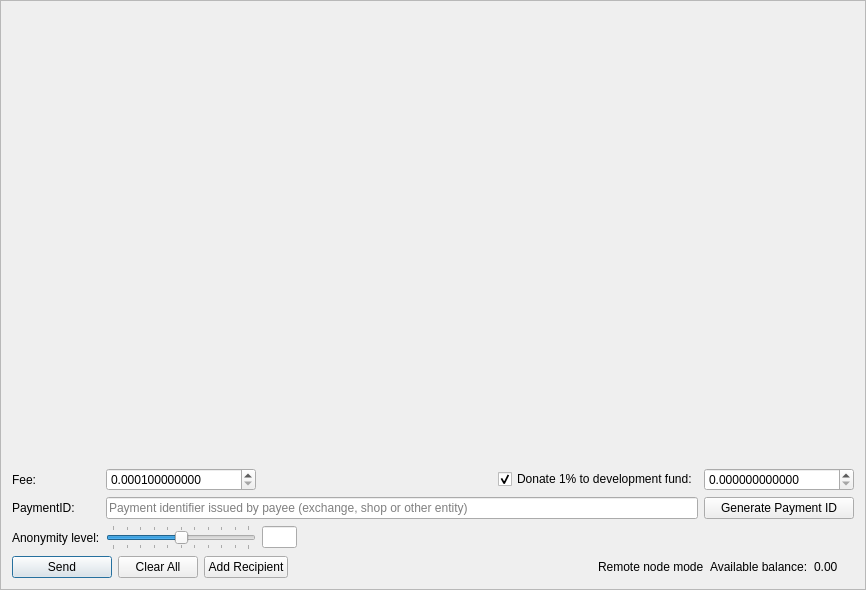
<?xml version="1.0" encoding="UTF-8"?>
<ui version="4.0">
 <class>SendFrame</class>
 <widget class="QFrame" name="SendFrame">
  <property name="geometry">
   <rect>
    <x>0</x>
    <y>0</y>
    <width>866</width>
    <height>590</height>
   </rect>
  </property>
  <property name="windowTitle">
   <string>Frame</string>
  </property>
  <property name="frameShape">
   <enum>QFrame::StyledPanel</enum>
  </property>
  <property name="frameShadow">
   <enum>QFrame::Raised</enum>
  </property>
  <layout class="QVBoxLayout" name="m_send_frame_main_layout">
   <item>
    <widget class="QScrollArea" name="m_transfersScrollarea">
     <property name="frameShape">
      <enum>QFrame::NoFrame</enum>
     </property>
     <property name="widgetResizable">
      <bool>true</bool>
     </property>
     <widget class="QWidget" name="scrollAreaWidgetContents">
      <property name="geometry">
       <rect>
        <x>0</x>
        <y>0</y>
        <width>846</width>
        <height>439</height>
       </rect>
      </property>
      <layout class="QVBoxLayout" name="m_send_frame_layout">
       <property name="leftMargin">
        <number>0</number>
       </property>
       <property name="topMargin">
        <number>0</number>
       </property>
       <property name="rightMargin">
        <number>0</number>
       </property>
       <property name="bottomMargin">
        <number>0</number>
       </property>
       <item>
        <spacer name="verticalSpacer">
         <property name="orientation">
          <enum>Qt::Vertical</enum>
         </property>
         <property name="sizeHint" stdset="0">
          <size>
           <width>20</width>
           <height>445</height>
          </size>
         </property>
        </spacer>
       </item>
      </layout>
     </widget>
    </widget>
   </item>
   <item>
    <layout class="QGridLayout" name="gridLayout">
     <property name="topMargin">
      <number>5</number>
     </property>
     <item row="5" column="1">
      <widget class="QSlider" name="m_mixinSlider">
       <property name="maximumSize">
        <size>
         <width>150</width>
         <height>16777215</height>
        </size>
       </property>
       <property name="baseSize">
        <size>
         <width>200</width>
         <height>0</height>
        </size>
       </property>
       <property name="maximum">
        <number>10</number>
       </property>
       <property name="pageStep">
        <number>1</number>
       </property>
       <property name="value">
        <number>1</number>
       </property>
       <property name="sliderPosition">
        <number>5</number>
       </property>
       <property name="tracking">
        <bool>false</bool>
       </property>
       <property name="orientation">
        <enum>Qt::Horizontal</enum>
       </property>
       <property name="tickPosition">
        <enum>QSlider::TicksBothSides</enum>
       </property>
       <property name="tickInterval">
        <number>1</number>
       </property>
      </widget>
     </item>
     <item row="5" column="0">
      <widget class="QLabel" name="label_2">
       <property name="text">
        <string>Anonymity level:</string>
       </property>
      </widget>
     </item>
     <item row="1" column="3">
      <widget class="QCheckBox" name="donateCheckBox">
       <property name="text">
        <string>Donate 1% to development fund:</string>
       </property>
       <property name="checked">
        <bool>true</bool>
       </property>
      </widget>
     </item>
     <item row="1" column="0">
      <widget class="QLabel" name="label">
       <property name="text">
        <string>Fee:</string>
       </property>
      </widget>
     </item>
     <item row="3" column="0">
      <widget class="QLabel" name="label_6">
       <property name="text">
        <string>PaymentID:</string>
       </property>
      </widget>
     </item>
     <item row="5" column="2">
      <widget class="QLineEdit" name="m_mixinEdit">
       <property name="minimumSize">
        <size>
         <width>35</width>
         <height>0</height>
        </size>
       </property>
       <property name="maximumSize">
        <size>
         <width>30</width>
         <height>16777215</height>
        </size>
       </property>
       <property name="text">
        <string notr="true"/>
       </property>
       <property name="maxLength">
        <number>5</number>
       </property>
       <property name="alignment">
        <set>Qt::AlignCenter</set>
       </property>
       <property name="readOnly">
        <bool>true</bool>
       </property>
      </widget>
     </item>
     <item row="3" column="1" colspan="3">
      <widget class="QLineEdit" name="m_paymentIdEdit">
       <property name="maxLength">
        <number>64</number>
       </property>
       <property name="placeholderText">
        <string>Payment identifier issued by payee (exchange, shop or other entity)</string>
       </property>
      </widget>
     </item>
     <item row="1" column="1">
      <widget class="QDoubleSpinBox" name="m_feeSpin">
       <property name="minimumSize">
        <size>
         <width>150</width>
         <height>0</height>
        </size>
       </property>
       <property name="baseSize">
        <size>
         <width>150</width>
         <height>0</height>
        </size>
       </property>
       <property name="cursor">
        <cursorShape>IBeamCursor</cursorShape>
       </property>
       <property name="locale">
        <locale language="English" country="UnitedStates"/>
       </property>
       <property name="suffix">
        <string/>
       </property>
       <property name="decimals">
        <number>12</number>
       </property>
       <property name="minimum">
        <double>0.000100000000000</double>
       </property>
       <property name="maximum">
        <double>999999999999999.000000000000000</double>
       </property>
       <property name="singleStep">
        <double>0.000100000000000</double>
       </property>
       <property name="value">
        <double>0.000100000000000</double>
       </property>
      </widget>
     </item>
     <item row="3" column="4">
      <widget class="QPushButton" name="m_generatePaymentIdButton">
       <property name="sizePolicy">
        <sizepolicy hsizetype="Preferred" vsizetype="Fixed">
         <horstretch>0</horstretch>
         <verstretch>0</verstretch>
        </sizepolicy>
       </property>
       <property name="maximumSize">
        <size>
         <width>200</width>
         <height>16777215</height>
        </size>
       </property>
       <property name="text">
        <string>Generate Payment ID</string>
       </property>
      </widget>
     </item>
     <item row="1" column="4">
      <widget class="QDoubleSpinBox" name="m_donateSpin">
       <property name="minimumSize">
        <size>
         <width>150</width>
         <height>0</height>
        </size>
       </property>
       <property name="maximumSize">
        <size>
         <width>16777215</width>
         <height>16777215</height>
        </size>
       </property>
       <property name="baseSize">
        <size>
         <width>150</width>
         <height>0</height>
        </size>
       </property>
       <property name="cursor">
        <cursorShape>IBeamCursor</cursorShape>
       </property>
       <property name="locale">
        <locale language="English" country="UnitedStates"/>
       </property>
       <property name="decimals">
        <number>12</number>
       </property>
       <property name="maximum">
        <double>999999999999999.000000000000000</double>
       </property>
       <property name="singleStep">
        <double>0.100000000000000</double>
       </property>
      </widget>
     </item>
     <item row="1" column="2">
      <spacer name="horizontalSpacer">
       <property name="orientation">
        <enum>Qt::Horizontal</enum>
       </property>
       <property name="sizeType">
        <enum>QSizePolicy::Expanding</enum>
       </property>
       <property name="sizeHint" stdset="0">
        <size>
         <width>100</width>
         <height>20</height>
        </size>
       </property>
      </spacer>
     </item>
    </layout>
   </item>
   <item>
    <layout class="QHBoxLayout" name="horizontalLayout">
     <item>
      <widget class="QPushButton" name="m_sendButton">
       <property name="minimumSize">
        <size>
         <width>100</width>
         <height>0</height>
        </size>
       </property>
       <property name="text">
        <string>Send</string>
       </property>
       <property name="icon">
        <iconset resource="../../resources.qrc">
         <normaloff>:/icons/btn-send</normaloff>:/icons/btn-send</iconset>
       </property>
       <property name="default">
        <bool>true</bool>
       </property>
      </widget>
     </item>
     <item>
      <widget class="QPushButton" name="m_clearAllButton">
       <property name="text">
        <string>Clear All</string>
       </property>
       <property name="icon">
        <iconset resource="../../resources.qrc">
         <normaloff>:/icons/remove</normaloff>:/icons/remove</iconset>
       </property>
      </widget>
     </item>
     <item>
      <widget class="QPushButton" name="m_addRecipientButton">
       <property name="text">
        <string>Add Recipient</string>
       </property>
       <property name="icon">
        <iconset resource="../../resources.qrc">
         <normaloff>:/icons/add_recepient</normaloff>:/icons/add_recepient</iconset>
       </property>
      </widget>
     </item>
     <item>
      <spacer name="horizontalSpacer_2">
       <property name="orientation">
        <enum>Qt::Horizontal</enum>
       </property>
       <property name="sizeHint" stdset="0">
        <size>
         <width>40</width>
         <height>20</height>
        </size>
       </property>
      </spacer>
     </item>
     <item>
      <widget class="QLabel" name="m_remote_label">
       <property name="font">
        <font>
         <weight>50</weight>
         <bold>false</bold>
        </font>
       </property>
       <property name="toolTip">
        <string>Wallet is connected through remote node. Additional 0.25% fee will be applied.</string>
       </property>
       <property name="text">
        <string>Remote node mode</string>
       </property>
      </widget>
     </item>
     <item>
      <widget class="QLabel" name="label_4">
       <property name="text">
        <string>Available balance:</string>
       </property>
      </widget>
     </item>
     <item>
      <widget class="QLabel" name="m_balanceLabel">
       <property name="text">
        <string notr="true">0.00 </string>
       </property>
      </widget>
     </item>
     <item>
      <widget class="QLabel" name="m_tickerLabel">
       <property name="text">
        <string notr="true"/>
       </property>
      </widget>
     </item>
    </layout>
   </item>
  </layout>
 </widget>
 <tabstops>
  <tabstop>m_feeSpin</tabstop>
  <tabstop>donateCheckBox</tabstop>
  <tabstop>m_donateSpin</tabstop>
  <tabstop>m_paymentIdEdit</tabstop>
  <tabstop>m_mixinSlider</tabstop>
  <tabstop>m_mixinEdit</tabstop>
  <tabstop>m_sendButton</tabstop>
  <tabstop>m_clearAllButton</tabstop>
  <tabstop>m_addRecipientButton</tabstop>
  <tabstop>m_transfersScrollarea</tabstop>
 </tabstops>
 <resources>
  <include location="../../resources.qrc"/>
 </resources>
 <connections>
  <connection>
   <sender>m_addRecipientButton</sender>
   <signal>clicked()</signal>
   <receiver>SendFrame</receiver>
   <slot>addRecipientClicked()</slot>
   <hints>
    <hint type="sourcelabel">
     <x>282</x>
     <y>561</y>
    </hint>
    <hint type="destinationlabel">
     <x>432</x>
     <y>294</y>
    </hint>
   </hints>
  </connection>
  <connection>
   <sender>m_clearAllButton</sender>
   <signal>clicked()</signal>
   <receiver>SendFrame</receiver>
   <slot>clearAllClicked()</slot>
   <hints>
    <hint type="sourcelabel">
     <x>154</x>
     <y>561</y>
    </hint>
    <hint type="destinationlabel">
     <x>432</x>
     <y>294</y>
    </hint>
   </hints>
  </connection>
  <connection>
   <sender>m_sendButton</sender>
   <signal>clicked()</signal>
   <receiver>SendFrame</receiver>
   <slot>sendClicked()</slot>
   <hints>
    <hint type="sourcelabel">
     <x>53</x>
     <y>561</y>
    </hint>
    <hint type="destinationlabel">
     <x>432</x>
     <y>294</y>
    </hint>
   </hints>
  </connection>
  <connection>
   <sender>m_mixinSlider</sender>
   <signal>valueChanged(int)</signal>
   <receiver>SendFrame</receiver>
   <slot>mixinValueChanged(int)</slot>
   <hints>
    <hint type="sourcelabel">
     <x>221</x>
     <y>520</y>
    </hint>
    <hint type="destinationlabel">
     <x>432</x>
     <y>294</y>
    </hint>
   </hints>
  </connection>
  <connection>
   <sender>m_generatePaymentIdButton</sender>
   <signal>clicked()</signal>
   <receiver>SendFrame</receiver>
   <slot>generatePaymentIdClicked()</slot>
   <hints>
    <hint type="sourcelabel">
     <x>748</x>
     <y>497</y>
    </hint>
    <hint type="destinationlabel">
     <x>432</x>
     <y>294</y>
    </hint>
   </hints>
  </connection>
 </connections>
 <slots>
  <slot>sendClicked()</slot>
  <slot>clearAllClicked()</slot>
  <slot>addRecipientClicked()</slot>
  <slot>mixinValueChanged(int)</slot>
 </slots>
</ui>
